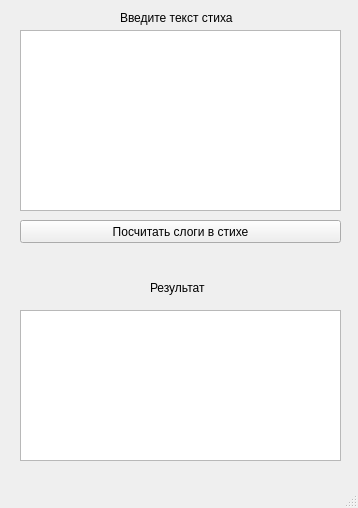
<?xml version="1.0" encoding="UTF-8"?>
<ui version="4.0">
 <class>MainWindow</class>
 <widget class="QMainWindow" name="MainWindow">
  <property name="geometry">
   <rect>
    <x>0</x>
    <y>0</y>
    <width>358</width>
    <height>508</height>
   </rect>
  </property>
  <property name="windowTitle">
   <string>MainWindow</string>
  </property>
  <widget class="QWidget" name="centralwidget">
   <widget class="QTextEdit" name="textEdit">
    <property name="geometry">
     <rect>
      <x>20</x>
      <y>30</y>
      <width>321</width>
      <height>181</height>
     </rect>
    </property>
   </widget>
   <widget class="QTextEdit" name="textEdit_2">
    <property name="geometry">
     <rect>
      <x>20</x>
      <y>310</y>
      <width>321</width>
      <height>151</height>
     </rect>
    </property>
   </widget>
   <widget class="QLabel" name="label">
    <property name="geometry">
     <rect>
      <x>120</x>
      <y>10</y>
      <width>141</width>
      <height>16</height>
     </rect>
    </property>
    <property name="text">
     <string>Введите текст стиха</string>
    </property>
   </widget>
   <widget class="QLabel" name="label_2">
    <property name="geometry">
     <rect>
      <x>150</x>
      <y>280</y>
      <width>91</width>
      <height>16</height>
     </rect>
    </property>
    <property name="text">
     <string>Результат</string>
    </property>
   </widget>
   <widget class="QPushButton" name="pushButton">
    <property name="geometry">
     <rect>
      <x>20</x>
      <y>220</y>
      <width>321</width>
      <height>23</height>
     </rect>
    </property>
    <property name="text">
     <string>Посчитать слоги в стихе</string>
    </property>
   </widget>
  </widget>
  <widget class="QMenuBar" name="menubar">
   <property name="geometry">
    <rect>
     <x>0</x>
     <y>0</y>
     <width>358</width>
     <height>21</height>
    </rect>
   </property>
  </widget>
  <widget class="QStatusBar" name="statusbar"/>
 </widget>
 <resources/>
 <connections/>
</ui>
